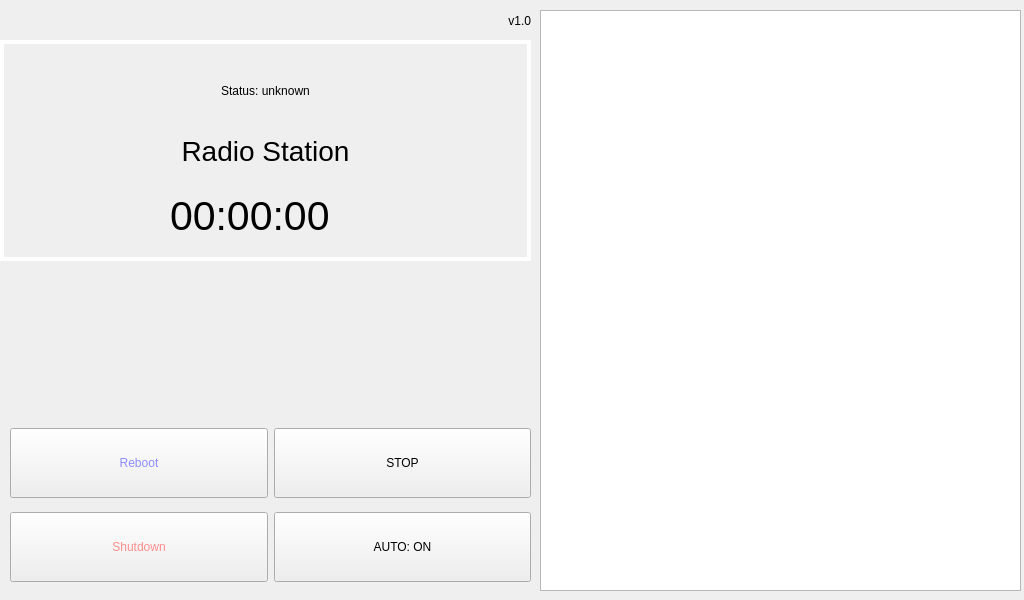
<?xml version="1.0" encoding="UTF-8"?>
<ui version="4.0">
 <class>MainWindow</class>
 <widget class="QMainWindow" name="MainWindow">
  <property name="geometry">
   <rect>
    <x>0</x>
    <y>0</y>
    <width>1024</width>
    <height>600</height>
   </rect>
  </property>
  <property name="focusPolicy">
   <enum>Qt::StrongFocus</enum>
  </property>
  <property name="windowTitle">
   <string>MainWindow</string>
  </property>
  <widget class="QWidget" name="centralwidget">
   <widget class="QLabel" name="label_radioname">
    <property name="geometry">
     <rect>
      <x>0</x>
      <y>40</y>
      <width>531</width>
      <height>221</height>
     </rect>
    </property>
    <property name="font">
     <font>
      <pointsize>21</pointsize>
     </font>
    </property>
    <property name="styleSheet">
     <string notr="true">selection-background-color: rgb(85, 255, 0);
border: 4px solid rgb(255, 255, 255);

</string>
    </property>
    <property name="text">
     <string>Radio Station</string>
    </property>
    <property name="alignment">
     <set>Qt::AlignCenter</set>
    </property>
   </widget>
   <widget class="QListWidget" name="radiolist">
    <property name="geometry">
     <rect>
      <x>540</x>
      <y>10</y>
      <width>481</width>
      <height>581</height>
     </rect>
    </property>
    <property name="focusPolicy">
     <enum>Qt::NoFocus</enum>
    </property>
    <property name="sizeAdjustPolicy">
     <enum>QAbstractScrollArea::AdjustToContentsOnFirstShow</enum>
    </property>
    <property name="editTriggers">
     <set>QAbstractItemView::NoEditTriggers</set>
    </property>
    <property name="showDropIndicator" stdset="0">
     <bool>false</bool>
    </property>
   </widget>
   <widget class="QLabel" name="label_time">
    <property name="geometry">
     <rect>
      <x>170</x>
      <y>190</y>
      <width>191</width>
      <height>51</height>
     </rect>
    </property>
    <property name="font">
     <font>
      <pointsize>31</pointsize>
     </font>
    </property>
    <property name="text">
     <string>00:00:00</string>
    </property>
   </widget>
   <widget class="QLabel" name="label_version">
    <property name="geometry">
     <rect>
      <x>480</x>
      <y>10</y>
      <width>51</width>
      <height>21</height>
     </rect>
    </property>
    <property name="text">
     <string>v1.0</string>
    </property>
    <property name="alignment">
     <set>Qt::AlignRight|Qt::AlignTrailing|Qt::AlignVCenter</set>
    </property>
   </widget>
   <widget class="QWidget" name="gridLayoutWidget">
    <property name="geometry">
     <rect>
      <x>10</x>
      <y>420</y>
      <width>521</width>
      <height>171</height>
     </rect>
    </property>
    <layout class="QGridLayout" name="gridLayout">
     <item row="1" column="0">
      <widget class="QPushButton" name="button_shutdown">
       <property name="minimumSize">
        <size>
         <width>0</width>
         <height>70</height>
        </size>
       </property>
       <property name="styleSheet">
        <string notr="true">color: rgb(255, 140, 140);</string>
       </property>
       <property name="text">
        <string>Shutdown</string>
       </property>
      </widget>
     </item>
     <item row="0" column="1">
      <widget class="QPushButton" name="button_stop">
       <property name="minimumSize">
        <size>
         <width>0</width>
         <height>70</height>
        </size>
       </property>
       <property name="text">
        <string>STOP</string>
       </property>
      </widget>
     </item>
     <item row="0" column="0">
      <widget class="QPushButton" name="button_reboot">
       <property name="minimumSize">
        <size>
         <width>0</width>
         <height>70</height>
        </size>
       </property>
       <property name="styleSheet">
        <string notr="true">color: rgb(140, 140, 255);</string>
       </property>
       <property name="text">
        <string>Reboot</string>
       </property>
      </widget>
     </item>
     <item row="1" column="1">
      <widget class="QPushButton" name="button_auto">
       <property name="minimumSize">
        <size>
         <width>0</width>
         <height>70</height>
        </size>
       </property>
       <property name="text">
        <string>AUTO: ON</string>
       </property>
      </widget>
     </item>
    </layout>
   </widget>
   <widget class="QLabel" name="label_status">
    <property name="geometry">
     <rect>
      <x>120</x>
      <y>70</y>
      <width>291</width>
      <height>41</height>
     </rect>
    </property>
    <property name="text">
     <string>Status: unknown</string>
    </property>
    <property name="alignment">
     <set>Qt::AlignCenter</set>
    </property>
   </widget>
  </widget>
 </widget>
 <resources/>
 <connections>
  <connection>
   <sender>button_shutdown</sender>
   <signal>clicked()</signal>
   <receiver>MainWindow</receiver>
   <slot>close()</slot>
   <hints>
    <hint type="sourcelabel">
     <x>875</x>
     <y>526</y>
    </hint>
    <hint type="destinationlabel">
     <x>802</x>
     <y>519</y>
    </hint>
   </hints>
  </connection>
 </connections>
</ui>
